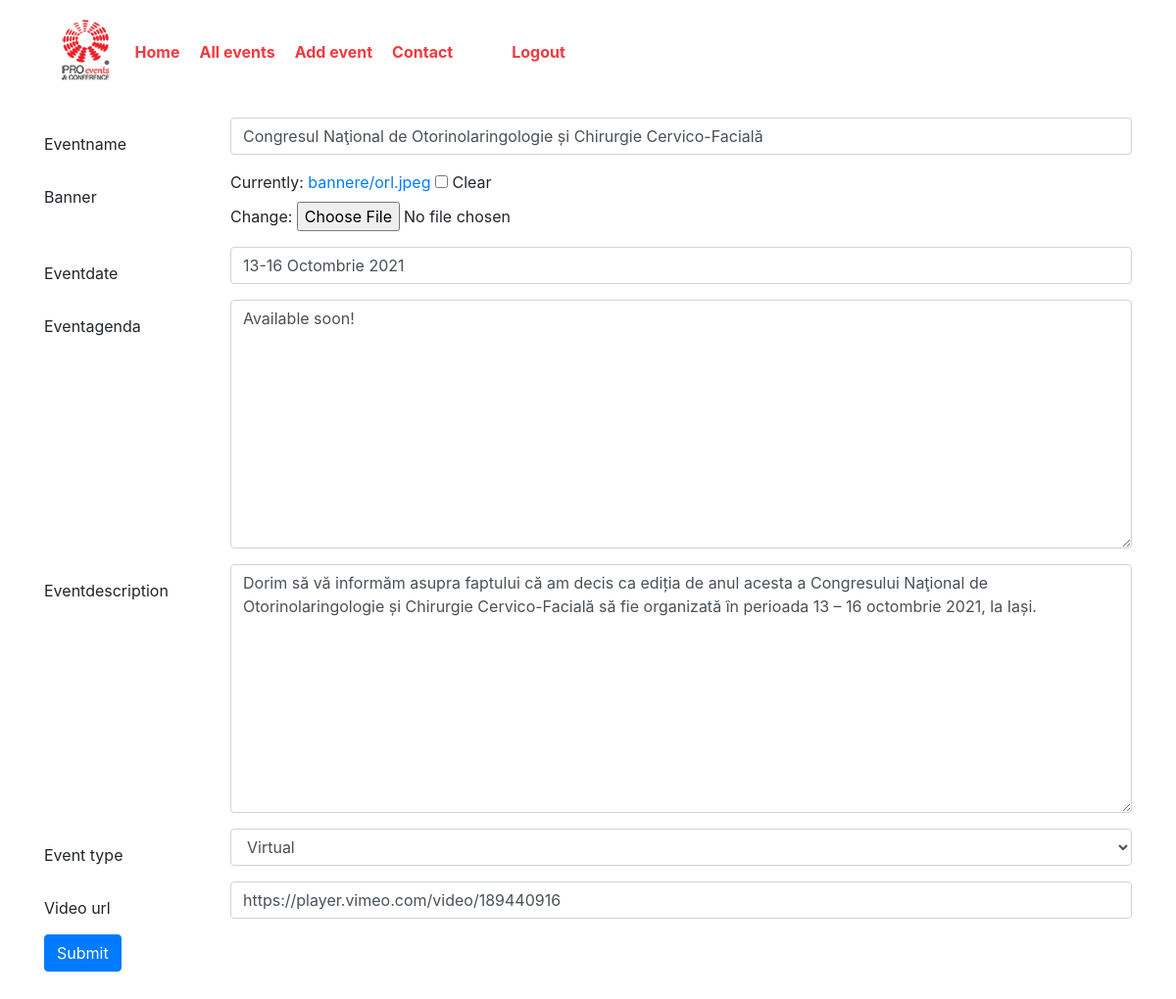
Screenshot of /15/edit_event/ (signed in) with the database file from the repository.
### app1/models.py (models this page shows, shortened)
class Events(models.Model):
    eventname = models.CharField(max_length=200, unique=True)
    banner = models.ImageField(upload_to='bannere', null=True, blank=True)
    eventdate = models.CharField(max_length=200)
    eventdescription = models.TextField(default='')
    eventagenda = models.TextField(default='')
    event_type = models.CharField(max_length=50, choices=et_choices)
    video_url = models.CharField(max_length=1000, blank=False, unique=True, null=True)

### app1/views.py (the view, shortened to what this page needs)
# urls.py: path('<pk>/edit_event/', views.UpdateEventsView.as_view(), name="modificare"),
class UpdateEventsView(LoginRequiredMixin, UpdateView):
    model = Events
    form_class = EventForm
    template_name = 'app1/events_form.html'
    def get_form_kwargs(self):
        kwargs = super(UpdateEventsView, self).get_form_kwargs()
        kwargs.update({'pk': self.kwargs['pk']})
        return kwargs

### app1/forms.py (shortened to what this page needs)
class EventForm(forms.ModelForm):
    class Meta:
        model = Events
        fields = ['eventname', 'banner', 'eventdate', 'eventagenda', 'eventdescription', 'event_type', 'video_url']
        widgets = {
            'eventname': TextInput(attrs={'placeholder': 'Event Name', 'class': 'form-control'}),
            'banner': ClearableFileInput(attrs={'placeholder': 'Banner'}),
            'eventdate': TextInput(attrs={'placeholder': 'Event date', 'class': 'form-control'}),
            'eventagenda': Textarea(attrs={'placeholder': 'Agenda', 'class': 'form-control'}),
            'eventdescription': Textarea(attrs={'placeholder': 'Description', 'class': 'form-control'}),
            'event_type': Select(attrs={'placeholder': 'Event type', 'class': 'form-control'}),
            'video_url': TextInput(attrs={'placeholder': 'Event video', 'class': 'form-control'}),
        }
    def __init__(self, pk, *args, **kwargs):
        super(EventForm, self).__init__(*args, **kwargs)
        self.pk = pk

### templates/app1/events_form.html (shortened to what this page needs)
{% extends 'menu.html' %}
{% block content %}
    <form method="POST" enctype="multipart/form-data">
          <div class="box">
            <div class="field">
                {% for field in form %}
                    <div class="row">
                        <label class="col-md-2  text-left" style="padding-top: 15px;">{{ field.label }}</label>
                        <div class="col-md-10">
                            <div class="form-group">
                                {{ field }}
                            </div>
                        </div>
                    </div>
                {% endfor %}
            </div>
          </div>
        <button class="btn btn-primary btn-round">Submit</button><br><br><br><br>
    </form>
{% endblock %}

### rows the page displays
Events: form "Congresul Naţional de Otorinolaringologie și Chirurgie Cervico-Facială" "13-16 Octombrie 2021" "Available soon!" "Dorim să vă informăm asupra faptului că am decis ca ediția de anul acesta a Congresului Naţional de Otorinolaringologie și Chirurgie Cervico-Facială să fie organizată în perioada 13 – 16 octombrie 2021, la Iași." "Virtual" "https://player.vimeo.com/video/189440916"

### other values shown
{{ field.label }} "Eventname" "Banner" "Eventdate" "Eventagenda" "Eventdescription" "Event type" "Video url"
